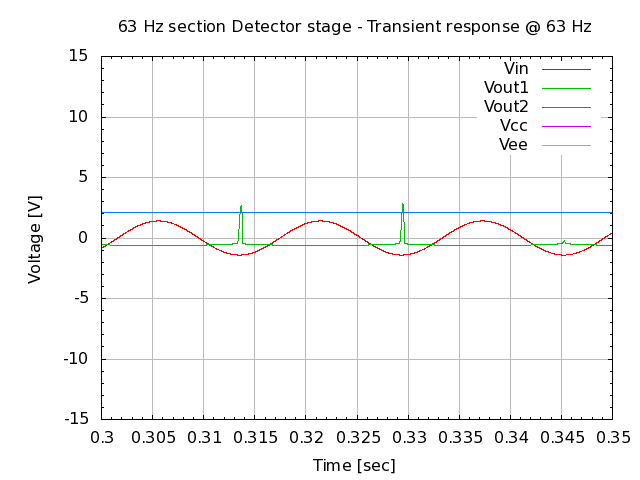

The gnuplot source for this figure:
# setup terminal
set term png

# setup graph
set output "26.000.00.02.24-3.png"
set title "63 Hz section Detector stage - Transient response @ 63 Hz"

# setup Y-axis
set yrange [-15:15]
set grid ytics lt 1 lw 1 lc rgb "#bbbbbb"
set mytics
set ylabel "Voltage [V]"

# setup X-axis
set grid xtics lt 1 lw 1 lc rgb "#bbbbbb"
set mxtics
set xrange [0.30:0.35]
set xlabel "Time [sec]"

# setup plot style
set style data lines
plot '26.000.00.02.24.dat' using 1:2 title "Vin", \
     '26.000.00.02.24.dat' using 1:3 title "Vout1", \
     '26.000.00.02.24.dat' using 1:4 title "Vout2", \
     '26.000.00.02.24.dat' using 1:5 title "Vcc", \
     '26.000.00.02.24.dat' using 1:6 title "Vee"

# set output back to default
set output

# reset terminal type
set terminal pop
